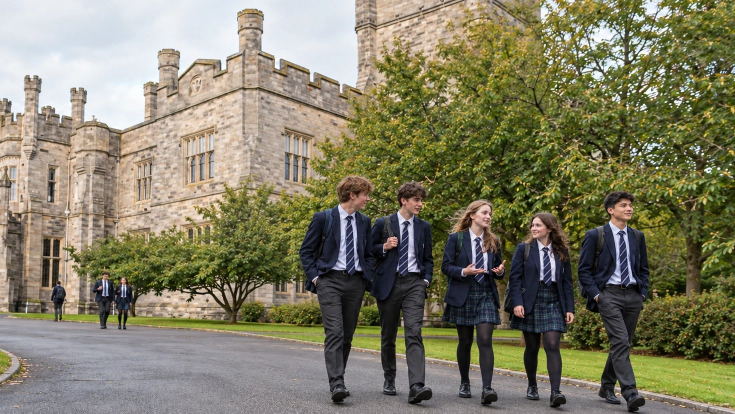
#> input picture web-publica/images/internacional/campus-paseo.jpg, 1470 x 827 px, given in place of hero-castillo.jpg, which was not available (shown at 1/2 size)
$ python generar-ext-fotos.py
#> lines starting #> are read from the running program, lines starting #| are printed output that depends on the picture; pictures that were not available may be replaced by others from this repository, and a replacement may not be noted
#!/usr/bin/env python3
# Genera las fotos de «Estudiar en el extranjero» (escenas y filas de destino): escalera de anchos AVIF + WebP.
#
#   pip install pillow          (Pillow 11.3 o más: trae AVIF propio; con una versión anterior, pip install pillow-avif-plugin)
#   python3 scripts/generar-ext-fotos.py [nombre ...]      (sin nombres, las genera todas)
#
# Origen: los JPG originales de web-publica/images/internacional/ (los mismos que ya usa la home). SIN reescalado con IA, SIN
# enfoque y SIN filtros de color: solo recortes (3:2 en las tarjetas de destino) y reducción con Lanczos (ver «Nitidez en Retina» en
# web-publica/AGENTS.md). Los anchos de cada escalera caen en el tamaño pintado exacto (1x y 2x) de los dos casos más
# habituales, para que el navegador elija un archivo nítido:
#   - filas de destino (230 px en escritorio; a todo el ancho en móvil): 400 (1x), 710 (2x y móvil 2x), 790 y el nativo (móvil 3x);
#   - escena con una foto (584 px en escritorio >= 1328 px): 590 (1x) y 1180 (2x), más peldaños para anchos intermedios;
#   - escena con dos fotos 4:5 (285 px cada una): 290 (1x), 580 (2x) y 430/870 para anchos intermedios.
# El héroe a sangre usa la panorámica de la portada (hero-arco-3-*, ver generar-hero-colegio.py): no se genera aquí.
# Si cambias una foto o un recorte, cambia el nombre: _headers marca las imágenes como immutable y con el mismo nombre quien
# ya visitó la web seguiría viendo la anterior.
import os, sys
from PIL import Image, features
if not features.check('avif'):
    import pillow_avif  # noqa: F401

HERE = os.path.dirname(os.path.abspath(__file__))
BASE = os.path.join(HERE, '..', 'web-publica', 'images', 'internacional') + '/'

CARD_W = (400, 710, 790)              # + el nativo del recorte (máx. 1000): filas de destino (230 px de ancho en escritorio, a todo el ancho en móvil)
ESC_W = (480, 590, 780, 960, 1180)    # + el nativo: foto de una escena (584 px de ancho en escritorio >= 1328 px)
GAL_W = (360, 520, 720)                # + el nativo (máx. 1000): galería «Más actividades» (de 163 px en móvil a unos 450 px en escritorio)
HERO_W = (640, 960, 1280, 1600)       # + el nativo (máx. 1916): cabecera a sangre de «Estudiar en el extranjero» (de 390 px en móvil a 1920 px en escritorio)
DUO_W = (290, 430, 580, 870)          # + el nativo: dúo de fotos verticales 4:5 de una escena (285 px de ancho cada una en escritorio)

# nombre de salida, JPG de origen, recorte 4:3 (fracción vertical del sobrante; None = sin recortar), escalera, ancho máximo, JPG de respaldo que se crea (None = ya existe)
FOTOS = [
    ('ext-hero-castillo', 'hero-castillo.jpg', None, HERO_W, 1916, None),   # cabecera de «Estudiar en el extranjero» (foto aportada por Jaime el 07-10-2026, 1916 px)
    ('ext-esc-lab',    'extranjero-lab.jpg',    None, ESC_W,  1200, None),   # escena «Estudiar»
    ('ext-esc-campus', 'hero-campus-2.jpg',      None, ESC_W,  1448, None),   # escena «Vivir»
    ('ext-uk-balcon', 'uk-balcon.jpg',          None, CARD_W, 1000, None),   # tarjeta del Reino Unido (foto aportada por Jaime el 07-10-2026, recorte 3:2 a 1200 px en uk-balcon.jpg)
    ('ext-ie-escalera', 'ie-escalera.jpg',      None, CARD_W, 1000, None),   # tarjeta de Irlanda (foto aportada por Jaime el 07-10-2026, recorte 3:2 a 1200 px en ie-escalera.jpg)
    ('ext-us-aula',   'usa-aula.jpg',         None, CARD_W, 1000, None),   # tarjeta y fila de Estados Unidos (foto de aula 4:3 aportada por Jaime, reducida a 1000 px en usa-aula.jpg)
    ('usa-aula-v',    'usa-aula-vertical.jpg', None, (480, 800), 1000, None),   # tarjeta de Estados Unidos de la portada (4:5, recorte de la foto de aula; en móvil usa ext-us-aula 16:10)
    ('ext-ca-campus', 'ca-campus-vertical.jpg', 0.35, CARD_W, 1000, 'ca-campus-ext.jpg'),   # fila de Canadá (29-10-2026): recorte 4:3 de la foto vertical de la portada, con la bandera, la entrada y los alumnos
    ('ext-duo-rugby', 'irlanda-rugby.jpg',       None, DUO_W,  1080, None),   # escena «Practicar» (izquierda)
    ('ext-duo-golf', 'uk-golf.jpg',              None, DUO_W,  1000, None),   # escena «Practicar» (derecha)
    # galería «Más actividades que pueden formar parte de su día» (10 fotos aportadas por Jaime el 06-10-2026; el JPG de origen ya está reducido a 1000 px)
    ('ext-gal-cocina', 'gal-cocina.jpg', None, GAL_W, 1000, None),
    ('ext-gal-robotica', 'gal-robotica.jpg', None, GAL_W, 1000, None),
    ('ext-gal-equitacion', 'gal-equitacion.jpg', None, GAL_W, 1000, None),
    ('ext-gal-orquesta', 'gal-orquesta.jpg', None, GAL_W, 1000, None),
    ('ext-gal-piano', 'gal-piano.jpg', None, GAL_W, 1000, None),
    ('ext-gal-arte', 'gal-arte.jpg', None, GAL_W, 1000, None),
    ('ext-gal-ciencias', 'gal-ciencias.jpg', None, GAL_W, 1000, None),
    ('ext-gal-teatro', 'gal-teatro.jpg', None, GAL_W, 1000, None),
    ('ext-gal-remo', 'gal-remo.jpg', None, GAL_W, 1000, None),
    ('ext-gal-tenis', 'gal-tenis.jpg', None, GAL_W, 1000, None),
]

for nombre, origen, cy, anchos, tope, respaldo in FOTOS:
    if len(sys.argv) > 1 and nombre not in sys.argv[1:]: continue
    src = Image.open(BASE + origen).convert('RGB')
#> src is the input picture: PIL image 1470x827 RGB; mean R, G, B 129.2, 125.6, 101.9
    if cy is not None:   # recorte 4:3 a partir de una foto vertical
        ch = round(src.width * 3 / 4)
        y0 = round((src.height - ch) * cy)
        src = src.crop((0, y0, src.width, y0 + ch))
    if respaldo:
        src.save(BASE + respaldo, quality=88, progressive=True, optimize=True)
    maximo = min(src.width, tope)
#> maximo = 1470
    escalera = sorted(set([w for w in anchos if w < maximo * 0.97] + [maximo]))
#> escalera = [640, 960, 1280, 1470]
    for w in escalera:
        im = src if w == src.width else src.resize((w, round(src.height * w / src.width)), Image.LANCZOS)
        im.save('%s%s-%d.avif' % (BASE, nombre, w), quality=68, speed=4)
        im.save('%s%s-%d.webp' % (BASE, nombre, w), quality=86, method=6)
#> this loop made 4 passes
#> pass 1, `im = src if w == src.width else src.resize((w, round(src.height * w / ..`:
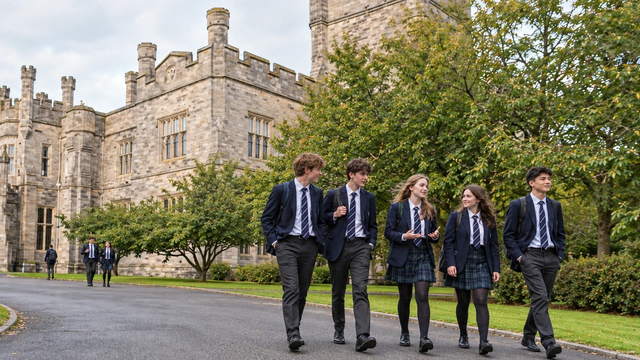
#> im: PIL image 640x360 RGB; mean R, G, B 129.2, 125.6, 102
#> pass 3, `im = src if w == src.width else src.resize((w, round(src.height * w / ..`:
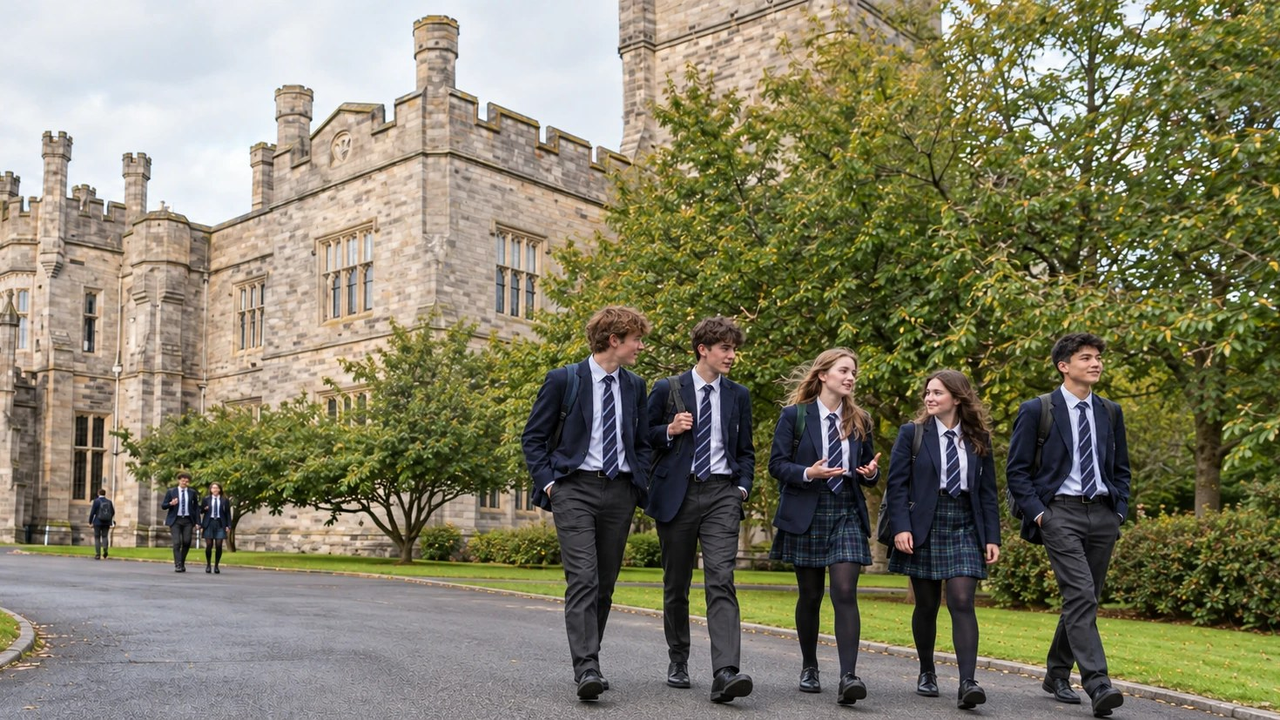
#> im: PIL image 1280x720 RGB; mean R, G, B 129.2, 125.6, 102
    print(nombre, escalera, '%dx%d' % src.size)
#| ext-hero-castillo [640, 960, 1280, 1470] 1470x827
#> pass 2 of the loop `for nombre, origen, cy, anchos, tope, respaldo in FOTOS:`:
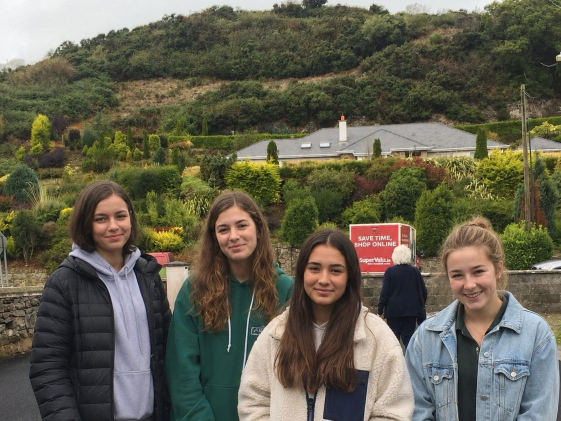
#> input picture web-publica/images/internacional/ext-ie-alumnas.jpg, 1122 x 842 px, given in place of extranjero-lab.jpg, which was not available (shown at 1/2 size)
#> src is the input picture: PIL image 1122x842 RGB; mean R, G, B 98.8, 95.9, 79.2
#> the loop `for w in escalera:` made 5 passes
#> pass 1, `im = src if w == src.width else src.resize((w, round(src.height * w / ..`:
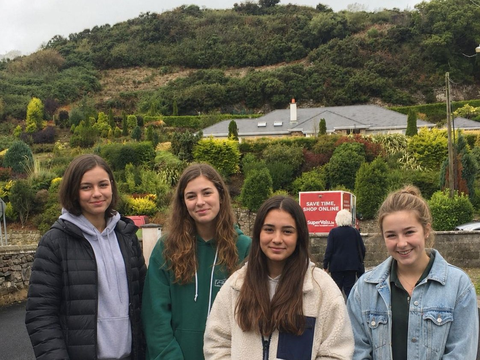
#> im: PIL image 480x360 RGB; mean R, G, B 98.8, 95.9, 79.2
#| ext-esc-lab [480, 590, 780, 960, 1122] 1122x842
#> pass 3 of the loop `for nombre, origen, cy, anchos, tope, respaldo in FOTOS:`:
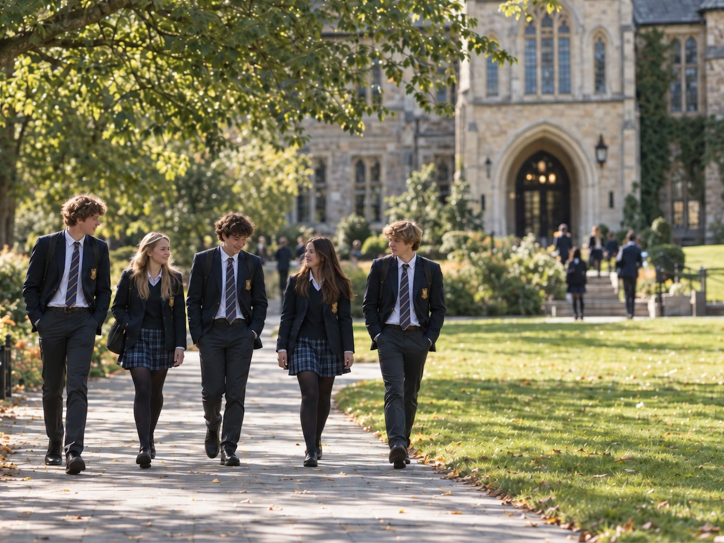
#> input picture web-publica/images/internacional/hero-campus-2.jpg, 1448 x 1086 px (shown at 1/2 size)
#> src is the input picture: PIL image 1448x1086 RGB; mean R, G, B 125.8, 121.6, 97.6
#> the loop `for w in escalera:` made 6 passes
#> pass 1, `im = src if w == src.width else src.resize((w, round(src.height * w / ..`:
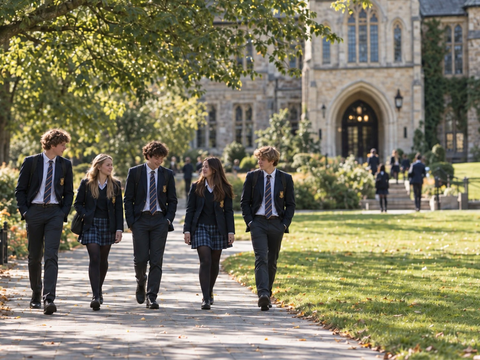
#> im: PIL image 480x360 RGB; mean R, G, B 125.8, 121.6, 97.6
#> pass 2, `im = src if w == src.width else src.resize((w, round(src.height * w / ..`:
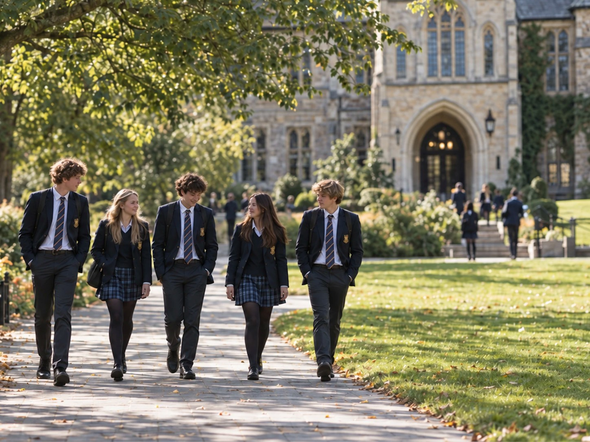
#> im: PIL image 590x442 RGB; mean R, G, B 125.8, 121.6, 97.6
#| ext-esc-campus [480, 590, 780, 960, 1180, 1448] 1448x1086
#> (the run stopped early here; a loop or call above may not have finished)
